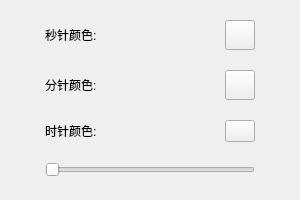
<?xml version="1.0" encoding="UTF-8"?>
<ui version="4.0">
 <class>ColorChooseWidget</class>
 <widget class="QWidget" name="ColorChooseWidget">
  <property name="geometry">
   <rect>
    <x>0</x>
    <y>0</y>
    <width>300</width>
    <height>200</height>
   </rect>
  </property>
  <property name="windowTitle">
   <string>ColorChooseWidget</string>
  </property>
  <layout class="QGridLayout" name="gridLayout">
   <property name="leftMargin">
    <number>20</number>
   </property>
   <property name="topMargin">
    <number>20</number>
   </property>
   <property name="rightMargin">
    <number>20</number>
   </property>
   <property name="bottomMargin">
    <number>20</number>
   </property>
   <property name="spacing">
    <number>20</number>
   </property>
   <item row="0" column="1">
    <widget class="QLabel" name="second_color_lab">
     <property name="maximumSize">
      <size>
       <width>30</width>
       <height>30</height>
      </size>
     </property>
     <property name="text">
      <string/>
     </property>
    </widget>
   </item>
   <item row="1" column="1">
    <widget class="QLabel" name="minute_color_lab">
     <property name="maximumSize">
      <size>
       <width>30</width>
       <height>30</height>
      </size>
     </property>
     <property name="text">
      <string/>
     </property>
    </widget>
   </item>
   <item row="0" column="2">
    <widget class="QPushButton" name="second_color_but">
     <property name="maximumSize">
      <size>
       <width>30</width>
       <height>30</height>
      </size>
     </property>
     <property name="text">
      <string/>
     </property>
    </widget>
   </item>
   <item row="2" column="2">
    <widget class="QPushButton" name="hour_color_but">
     <property name="maximumSize">
      <size>
       <width>30</width>
       <height>16777215</height>
      </size>
     </property>
     <property name="text">
      <string/>
     </property>
    </widget>
   </item>
   <item row="2" column="1">
    <widget class="QLabel" name="hour_color_lab">
     <property name="maximumSize">
      <size>
       <width>30</width>
       <height>30</height>
      </size>
     </property>
     <property name="text">
      <string/>
     </property>
    </widget>
   </item>
   <item row="1" column="0">
    <widget class="QLabel" name="label_5">
     <property name="maximumSize">
      <size>
       <width>60</width>
       <height>16777215</height>
      </size>
     </property>
     <property name="text">
      <string>分针颜色:</string>
     </property>
    </widget>
   </item>
   <item row="2" column="0">
    <widget class="QLabel" name="label_6">
     <property name="maximumSize">
      <size>
       <width>60</width>
       <height>16777215</height>
      </size>
     </property>
     <property name="text">
      <string>时针颜色:</string>
     </property>
    </widget>
   </item>
   <item row="3" column="0" colspan="3">
    <widget class="QSlider" name="pen_width">
     <property name="minimum">
      <number>5</number>
     </property>
     <property name="maximum">
      <number>60</number>
     </property>
     <property name="orientation">
      <enum>Qt::Orientation::Horizontal</enum>
     </property>
    </widget>
   </item>
   <item row="1" column="2">
    <widget class="QPushButton" name="minute_color_but">
     <property name="maximumSize">
      <size>
       <width>30</width>
       <height>30</height>
      </size>
     </property>
     <property name="text">
      <string/>
     </property>
    </widget>
   </item>
   <item row="0" column="0">
    <widget class="QLabel" name="label_4">
     <property name="maximumSize">
      <size>
       <width>60</width>
       <height>16777215</height>
      </size>
     </property>
     <property name="text">
      <string>秒针颜色:</string>
     </property>
    </widget>
   </item>
  </layout>
 </widget>
 <resources/>
 <connections/>
</ui>
